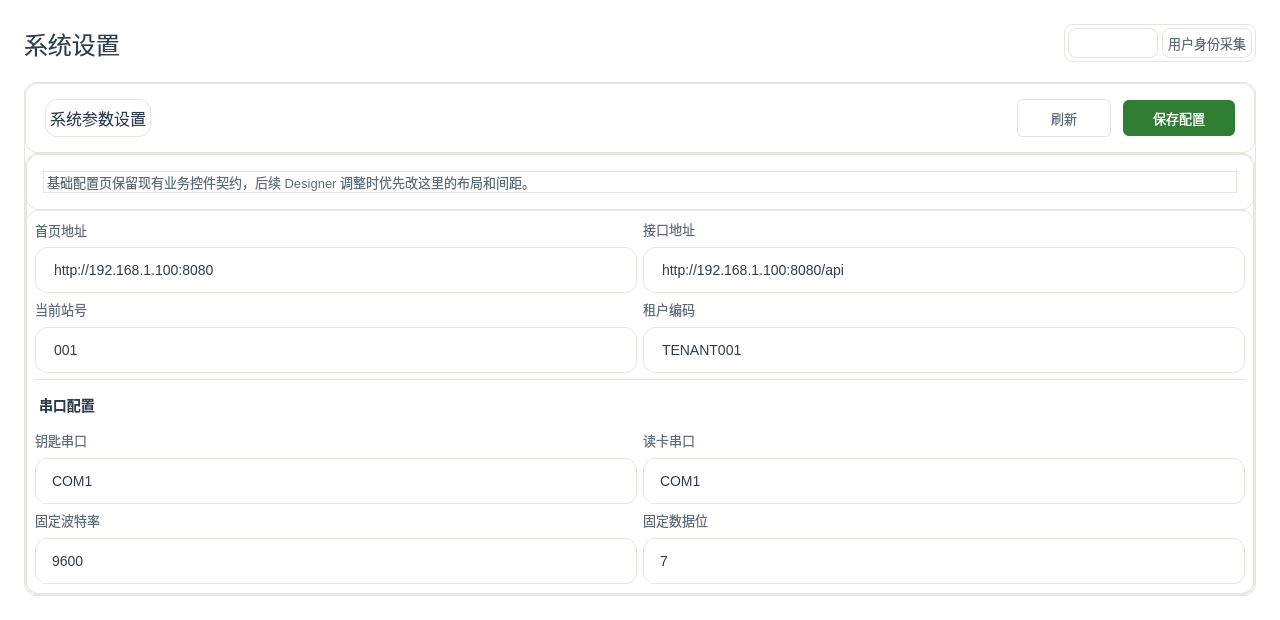
<?xml version="1.0" encoding="UTF-8"?>
<ui version="4.0">
 <class>SystemPage</class>
 <widget class="QWidget" name="SystemPage">
  <property name="geometry">
   <rect>
    <x>0</x>
    <y>0</y>
    <width>1280</width>
    <height>608</height>
   </rect>
  </property>
  <property name="styleSheet">
   <string notr="true">
/* ========== 系统设置页面样式 ========== */
#SystemPage {
    background-color: transparent;
}

/* 页面标题 */
#pageTitle {
    color: #2C3E50;
    font-size: 24px;
    font-weight: normal;
}

/* 标签页切换按钮 - 基础样式 */
#tabBasic, #tabAdvanced, #tabUserIdentity {
    background-color: transparent;
    color: #5D6B7A;
    font-size: 13px;
    border: none;
    border-radius: 6px;
    padding: 8px 16px;
    min-width: 80px;
}

#tabBasic:hover, #tabAdvanced:hover, #tabUserIdentity:hover {
    background-color: #E8F5E9;
}

#tabBasic:pressed, #tabAdvanced:pressed, #tabUserIdentity:pressed {
    background-color: #C8E6C9;
}

#tabBasic:checked, #tabAdvanced:checked, #tabUserIdentity:checked {
    background-color: #2E7D32;
    color: #FFFFFF;
}

/* 表单面板 */
#sysFormPanel {
    background-color: #FFFFFF;
    border: 1px solid #E8E4DE;
    border-radius: 12px;
}

#contentStack {
    background: transparent;
    border: none;
}

#basicPage, #advancedPage {
    background: transparent;
}

#basicIntroCard {
    background-color: #F8FAFB;
    border: 1px solid #E8E4DE;
    border-radius: 12px;
}

#basicHintLabel {
    color: #5D6B7A;
    font-size: 13px;
    background: transparent;
    border: none;
}

#advancedIntroCard {
    background-color: #F8FAFB;
    border: 1px solid #E8E4DE;
    border-radius: 12px;
}

#advancedHintLabel {
    color: #5D6B7A;
    font-size: 13px;
    background: transparent;
    border: none;
}

#advancedContentHost {
    background-color: #FFFFFF;
    border: 1px dashed #C8D1D9;
    border-radius: 12px;
}

/* 表单标题 */
#formTitle {
    color: #2C3E50;
    font-size: 16px;
    border: none;
    background: transparent;
}

/* 分区标题 - 加粗醒目 */
#sectionTitle1, .sectionTitle {
    color: #2C3E50;
    font-size: 14px;
    font-weight: bold;
    background: transparent;
    border: none;
    padding: 8px 0;
}

/* 字段标签 - 无边框纯文字 */
#field1Label, #field2Label, #field3Label, #field4Label, 
#field5Label, #field6Label, #field7Label, #field8Label {
    color: #5D6B7A;
    font-size: 13px;
    background: transparent;
    border: none;
    padding: 0;
}

/* 输入框 */
QLineEdit {
    background-color: #F5F3EF;
    border: 1px solid #E8E4DE;
    border-radius: 8px;
    padding: 12px 16px;
    font-size: 14px;
    color: #2C3E50;
    min-height: 20px;
}

/* 下拉框 */
QComboBox {
    background-color: #F5F3EF;
    border: 1px solid #E8E4DE;
    border-radius: 8px;
    padding: 12px 16px;
    font-size: 14px;
    color: #2C3E50;
    min-width: 140px;
    min-height: 20px;
}

QLineEdit:focus, QComboBox:focus {
    border-color: #2E7D32;
}

QComboBox::drop-down {
    border: none;
    width: 30px;
}

QComboBox::down-arrow {
    image: none;
}

QComboBox QAbstractItemView {
    background-color: #FFFFFF;
    border: 1px solid #E8E4DE;
    selection-background-color: #E8F5E9;
}

/* 刷新按钮 - 点击效果 */
#refreshBtn {
    background-color: #FFFFFF;
    color: #5D6B7A;
    font-size: 13px;
    border: 1px solid #E0E0E0;
    border-radius: 6px;
    padding: 8px 16px;
    min-width: 60px;
}

#refreshBtn:pressed {
    background-color: #BDBDBD;
    border-color: #888888;
    color: #333333;
}

/* 保存按钮 - 点击效果 */
#saveBtn {
    background-color: #2E7D32;
    color: #FFFFFF;
    font-size: 13px;
    border: none;
    border-radius: 6px;
    padding: 8px 16px;
    min-width: 80px;
}

#saveBtn:pressed {
    background-color: #145A14;
}

/* 分隔线 */
.divider {
    background-color: #E8E4DE;
}
   </string>
  </property>
  <layout class="QVBoxLayout" name="mainLayout">
   <property name="spacing">
    <number>20</number>
   </property>
   <property name="leftMargin">
    <number>24</number>
   </property>
   <property name="topMargin">
    <number>24</number>
   </property>
   <property name="rightMargin">
    <number>24</number>
   </property>
   <property name="bottomMargin">
    <number>24</number>
   </property>
   <item>
    <layout class="QHBoxLayout" name="pageHeader">
     <property name="spacing">
      <number>0</number>
     </property>
     <item>
      <widget class="QLabel" name="pageTitle">
       <property name="text">
        <string>系统设置</string>
       </property>
      </widget>
     </item>
     <item>
      <spacer name="headerSpacer1">
       <property name="orientation">
        <enum>Qt::Horizontal</enum>
       </property>
       <property name="sizeHint" stdset="0">
        <size>
         <width>40</width>
         <height>20</height>
        </size>
       </property>
      </spacer>
     </item>
     <item>
      <widget class="QWidget" name="sysTabs" native="true">
       <property name="styleSheet">
        <string notr="true">background-color: #FFFFFF; border: 1px solid #E8E4DE; border-radius: 8px; padding: 4px;</string>
       </property>
       <layout class="QHBoxLayout" name="sysTabsLayout">
        <property name="spacing">
         <number>4</number>
        </property>
        <property name="leftMargin">
         <number>4</number>
        </property>
        <property name="topMargin">
         <number>4</number>
        </property>
        <property name="rightMargin">
         <number>4</number>
        </property>
        <property name="bottomMargin">
         <number>4</number>
        </property>
        <item>
         <widget class="QPushButton" name="tabBasic">
          <property name="text">
           <string>基本配置</string>
          </property>
          <property name="checkable">
           <bool>true</bool>
          </property>
          <property name="checked">
           <bool>true</bool>
          </property>
          <property name="autoExclusive">
           <bool>true</bool>
          </property>
         </widget>
        </item>
        <item>
         <widget class="QPushButton" name="tabAdvanced">
          <property name="text">
           <string>用户身份采集</string>
          </property>
          <property name="checkable">
           <bool>true</bool>
          </property>
          <property name="autoExclusive">
           <bool>true</bool>
          </property>
         </widget>
        </item>
       </layout>
      </widget>
     </item>
    </layout>
   </item>
   <item>
    <widget class="QFrame" name="sysFormPanel">
     <property name="styleSheet">
      <string notr="true">background-color: #FFFFFF; border: 1px solid #E8E4DE; border-radius: 12px;</string>
     </property>
     <property name="frameShape">
      <enum>QFrame::StyledPanel</enum>
     </property>
     <layout class="QVBoxLayout" name="sysFormPanelLayout">
      <property name="spacing">
       <number>0</number>
      </property>
      <property name="leftMargin">
       <number>0</number>
      </property>
      <property name="topMargin">
       <number>0</number>
      </property>
      <property name="rightMargin">
       <number>0</number>
      </property>
      <property name="bottomMargin">
       <number>0</number>
      </property>
      <item>
       <widget class="QWidget" name="formHeader" native="true">
        <property name="styleSheet">
         <string notr="true">border-bottom: 1px solid #E8E4DE; background: transparent;</string>
        </property>
        <layout class="QHBoxLayout" name="formHeaderLayout">
         <property name="spacing">
          <number>12</number>
         </property>
         <property name="leftMargin">
          <number>20</number>
         </property>
         <property name="topMargin">
          <number>16</number>
         </property>
         <property name="rightMargin">
          <number>20</number>
         </property>
         <property name="bottomMargin">
          <number>16</number>
         </property>
         <item>
          <widget class="QLabel" name="formTitle">
           <property name="text">
            <string>系统参数设置</string>
           </property>
          </widget>
         </item>
         <item>
          <spacer name="formHeaderSpacer">
           <property name="orientation">
            <enum>Qt::Horizontal</enum>
           </property>
           <property name="sizeHint" stdset="0">
            <size>
             <width>40</width>
             <height>20</height>
            </size>
           </property>
          </spacer>
         </item>
         <item>
          <widget class="QPushButton" name="refreshBtn">
           <property name="styleSheet">
            <string notr="true">QPushButton { background-color: #FFFFFF; color: #5D6B7A; font-size: 13px; border: 1px solid #E0E0E0; border-radius: 6px; padding: 8px 16px; min-width: 60px; } QPushButton:pressed { background-color: #BDBDBD; border-color: #888888; color: #333333; }</string>
           </property>
           <property name="text">
            <string>刷新</string>
           </property>
          </widget>
         </item>
         <item>
          <widget class="QPushButton" name="saveBtn">
           <property name="styleSheet">
            <string notr="true">QPushButton { background-color: #2E7D32; color: #FFFFFF; font-size: 13px; border: none; border-radius: 6px; padding: 8px 16px; min-width: 80px; } QPushButton:pressed { background-color: #145A14; }</string>
           </property>
           <property name="text">
            <string>保存配置</string>
           </property>
          </widget>
         </item>
        </layout>
       </widget>
      </item>
      <item>
       <widget class="QStackedWidget" name="contentStack">
        <property name="currentIndex">
         <number>0</number>
        </property>
        <widget class="QWidget" name="basicPage">
         <property name="styleSheet">
          <string notr="true">background: transparent;</string>
         </property>
         <layout class="QVBoxLayout" name="basicPageLayout">
          <property name="spacing">
           <number>0</number>
          </property>
          <property name="leftMargin">
           <number>0</number>
          </property>
          <property name="topMargin">
           <number>0</number>
          </property>
          <property name="rightMargin">
           <number>0</number>
          </property>
         <property name="bottomMargin">
          <number>0</number>
         </property>
         <item>
          <widget class="QFrame" name="basicIntroCard">
           <layout class="QVBoxLayout" name="basicIntroLayout">
            <property name="spacing">
             <number>6</number>
            </property>
            <property name="leftMargin">
             <number>16</number>
            </property>
            <property name="topMargin">
             <number>16</number>
            </property>
            <property name="rightMargin">
             <number>16</number>
            </property>
            <property name="bottomMargin">
             <number>16</number>
            </property>
            <item>
             <widget class="QLabel" name="basicHintLabel">
              <property name="text">
               <string>基础配置页保留现有业务控件契约，后续 Designer 调整时优先改这里的布局和间距。</string>
              </property>
              <property name="wordWrap">
               <bool>true</bool>
              </property>
             </widget>
            </item>
           </layout>
          </widget>
         </item>
         <item>
          <widget class="QScrollArea" name="formScrollArea">
            <property name="styleSheet">
             <string notr="true">QScrollArea { border: none; background: transparent; }</string>
            </property>
            <property name="widgetResizable">
             <bool>true</bool>
            </property>
            <widget class="QWidget" name="formBody">
             <property name="geometry">
              <rect>
               <x>0</x>
               <y>0</y>
               <width>1230</width>
               <height>436</height>
              </rect>
             </property>
             <layout class="QGridLayout" name="gridLayout">
              <item row="0" column="0">
               <layout class="QVBoxLayout" name="verticalLayout">
                <item>
                 <widget class="QLabel" name="field1Label">
                  <property name="styleSheet">
                   <string notr="true">color: #5D6B7A; font-size: 13px; background: transparent; border: none;</string>
                  </property>
                  <property name="text">
                   <string>首页地址</string>
                  </property>
                 </widget>
                </item>
                <item>
                 <widget class="QLineEdit" name="homeUrlEdit">
                  <property name="text">
                   <string>http://192.168.1.100:8080</string>
                  </property>
                 </widget>
                </item>
               </layout>
              </item>
              <item row="0" column="1">
               <layout class="QVBoxLayout" name="field2Layout">
                <property name="spacing">
                 <number>8</number>
                </property>
                <item>
                 <widget class="QLabel" name="field2Label">
                  <property name="styleSheet">
                   <string notr="true">color: #5D6B7A; font-size: 13px; background: transparent; border: none;</string>
                  </property>
                  <property name="text">
                   <string>接口地址</string>
                  </property>
                 </widget>
                </item>
                <item>
                 <widget class="QLineEdit" name="apiUrlEdit">
                  <property name="text">
                   <string>http://192.168.1.100:8080/api</string>
                  </property>
                 </widget>
                </item>
               </layout>
              </item>
              <item row="1" column="0">
               <layout class="QVBoxLayout" name="field3Layout">
                <property name="spacing">
                 <number>8</number>
                </property>
                <item>
                 <widget class="QLabel" name="field3Label">
                  <property name="styleSheet">
                   <string notr="true">color: #5D6B7A; font-size: 13px; background: transparent; border: none;</string>
                  </property>
                  <property name="text">
                   <string>当前站号</string>
                  </property>
                 </widget>
                </item>
                <item>
                 <widget class="QLineEdit" name="stationIdEdit">
                  <property name="text">
                   <string>001</string>
                  </property>
                 </widget>
                </item>
               </layout>
              </item>
              <item row="1" column="1">
               <layout class="QVBoxLayout" name="field4Layout">
                <property name="spacing">
                 <number>8</number>
                </property>
                <item>
                 <widget class="QLabel" name="field4Label">
                  <property name="styleSheet">
                   <string notr="true">color: #5D6B7A; font-size: 13px; background: transparent; border: none;</string>
                  </property>
                  <property name="text">
                   <string>租户编码</string>
                  </property>
                 </widget>
                </item>
                <item>
                 <widget class="QLineEdit" name="tenantCodeEdit">
                  <property name="text">
                   <string>TENANT001</string>
                  </property>
                 </widget>
                </item>
               </layout>
              </item>
              <item row="2" column="0" colspan="2">
               <widget class="QFrame" name="divider1">
                <property name="minimumSize">
                 <size>
                  <width>0</width>
                  <height>1</height>
                 </size>
                </property>
                <property name="maximumSize">
                 <size>
                  <width>16777215</width>
                  <height>1</height>
                 </size>
                </property>
                <property name="styleSheet">
                 <string notr="true">background-color: #E8E4DE;</string>
                </property>
                <property name="frameShape">
                 <enum>QFrame::HLine</enum>
                </property>
               </widget>
              </item>
              <item row="3" column="0" colspan="2">
               <widget class="QLabel" name="sectionTitle1">
                <property name="styleSheet">
                 <string notr="true">color: #2C3E50; font-size: 14px; font-weight: bold; background: transparent; border: none;</string>
                </property>
                <property name="text">
                 <string>串口配置</string>
                </property>
               </widget>
              </item>
              <item row="4" column="0">
               <layout class="QVBoxLayout" name="field5Layout">
                <property name="spacing">
                 <number>8</number>
                </property>
                <item>
                 <widget class="QLabel" name="field5Label">
                  <property name="styleSheet">
                   <string notr="true">color: #5D6B7A; font-size: 13px; background: transparent; border: none;</string>
                  </property>
                  <property name="text">
                   <string>钥匙串口</string>
                  </property>
                 </widget>
                </item>
                <item>
                 <widget class="QComboBox" name="keySerialCombo">
                  <property name="editable">
                   <bool>false</bool>
                  </property>
                  <item>
                   <property name="text">
                    <string>COM1</string>
                   </property>
                  </item>
                  <item>
                   <property name="text">
                    <string>COM2</string>
                   </property>
                  </item>
                  <item>
                   <property name="text">
                    <string>COM3</string>
                   </property>
                  </item>
                  <item>
                   <property name="text">
                    <string>COM4</string>
                   </property>
                  </item>
                 </widget>
                </item>
               </layout>
              </item>
              <item row="4" column="1">
               <layout class="QVBoxLayout" name="field6Layout">
                <property name="spacing">
                 <number>8</number>
                </property>
                <item>
                 <widget class="QLabel" name="field6Label">
                  <property name="styleSheet">
                   <string notr="true">color: #5D6B7A; font-size: 13px; background: transparent; border: none;</string>
                  </property>
                  <property name="text">
                   <string>读卡串口</string>
                  </property>
                 </widget>
                </item>
                <item>
                 <widget class="QComboBox" name="cardSerialCombo">
                  <property name="styleSheet">
                   <string notr="true">background-color: rgb(255, 255, 255);</string>
                  </property>
                  <property name="editable">
                   <bool>false</bool>
                  </property>
                  <item>
                   <property name="text">
                    <string>COM1</string>
                   </property>
                  </item>
                  <item>
                   <property name="text">
                    <string>COM2</string>
                   </property>
                  </item>
                  <item>
                   <property name="text">
                    <string>COM3</string>
                   </property>
                  </item>
                  <item>
                   <property name="text">
                    <string>COM4</string>
                   </property>
                  </item>
                 </widget>
                </item>
               </layout>
              </item>
              <item row="5" column="0">
               <layout class="QVBoxLayout" name="field7Layout">
                <property name="spacing">
                 <number>8</number>
                </property>
                <item>
                 <widget class="QLabel" name="field7Label">
                  <property name="styleSheet">
                   <string notr="true">color: #5D6B7A; font-size: 13px; background: transparent; border: none;</string>
                  </property>
                  <property name="text">
                   <string>固定波特率</string>
                  </property>
                 </widget>
                </item>
                <item>
                 <widget class="QComboBox" name="baudRateCombo">
                  <item>
                   <property name="text">
                    <string>9600</string>
                   </property>
                  </item>
                  <item>
                   <property name="text">
                    <string>19200</string>
                   </property>
                  </item>
                  <item>
                   <property name="text">
                    <string>38400</string>
                   </property>
                  </item>
                  <item>
                   <property name="text">
                    <string>115200</string>
                   </property>
                  </item>
                 </widget>
                </item>
               </layout>
              </item>
              <item row="5" column="1">
               <layout class="QVBoxLayout" name="field8Layout">
                <property name="spacing">
                 <number>8</number>
                </property>
                <item>
                 <widget class="QLabel" name="field8Label">
                  <property name="styleSheet">
                   <string notr="true">color: #5D6B7A; font-size: 13px; background: transparent; border: none;</string>
                  </property>
                  <property name="text">
                   <string>固定数据位</string>
                  </property>
                 </widget>
                </item>
                <item>
                 <widget class="QComboBox" name="dataBitsCombo">
                  <item>
                   <property name="text">
                    <string>7</string>
                   </property>
                  </item>
                  <item>
                   <property name="text">
                    <string>8</string>
                   </property>
                  </item>
                 </widget>
                </item>
               </layout>
              </item>
              <item row="6" column="0" colspan="2">
               <spacer name="formBottomSpacer">
                <property name="orientation">
                 <enum>Qt::Vertical</enum>
                </property>
                <property name="sizeHint" stdset="0">
                 <size>
                  <width>20</width>
                  <height>40</height>
                 </size>
                </property>
               </spacer>
              </item>
             </layout>
            </widget>
           </widget>
          </item>
         </layout>
        </widget>
        <widget class="QWidget" name="advancedPage">
         <property name="styleSheet">
          <string notr="true">background: transparent;</string>
         </property>
         <layout class="QVBoxLayout" name="advancedPageLayout">
          <property name="spacing">
           <number>16</number>
          </property>
          <property name="leftMargin">
           <number>24</number>
          </property>
          <property name="topMargin">
           <number>24</number>
          </property>
          <property name="rightMargin">
           <number>24</number>
          </property>
          <property name="bottomMargin">
           <number>24</number>
          </property>
          <item>
           <widget class="QFrame" name="advancedIntroCard">
            <layout class="QVBoxLayout" name="advancedIntroLayout">
             <property name="spacing">
              <number>6</number>
             </property>
             <property name="leftMargin">
              <number>16</number>
             </property>
             <property name="topMargin">
              <number>16</number>
             </property>
             <property name="rightMargin">
              <number>16</number>
             </property>
             <property name="bottomMargin">
              <number>16</number>
             </property>
             <item>
              <widget class="QLabel" name="advancedHintLabel">
               <property name="text">
                <string>用户身份采集页只保留静态骨架，后续由 Designer 直接维护表格与操作区。</string>
               </property>
               <property name="wordWrap">
                <bool>true</bool>
               </property>
              </widget>
             </item>
            </layout>
           </widget>
          </item>
          <item>
           <widget class="QFrame" name="advancedContentHost">
            <property name="minimumSize">
             <size>
              <width>0</width>
              <height>320</height>
             </size>
            </property>
            <property name="frameShape">
             <enum>QFrame::StyledPanel</enum>
            </property>
            <layout class="QVBoxLayout" name="advancedContentHostLayout">
             <property name="spacing">
              <number>0</number>
             </property>
             <property name="leftMargin">
              <number>0</number>
             </property>
             <property name="topMargin">
              <number>0</number>
             </property>
             <property name="rightMargin">
              <number>0</number>
             </property>
             <property name="bottomMargin">
              <number>0</number>
             </property>
             <item>
              <spacer name="advancedContentSpacer">
               <property name="orientation">
                <enum>Qt::Vertical</enum>
               </property>
               <property name="sizeHint" stdset="0">
                <size>
                 <width>20</width>
                 <height>40</height>
                </size>
               </property>
              </spacer>
             </item>
            </layout>
           </widget>
          </item>
         </layout>
        </widget>
       </widget>
      </item>
     </layout>
    </widget>
   </item>
  </layout>
 </widget>
 <resources/>
 <connections/>
</ui>
